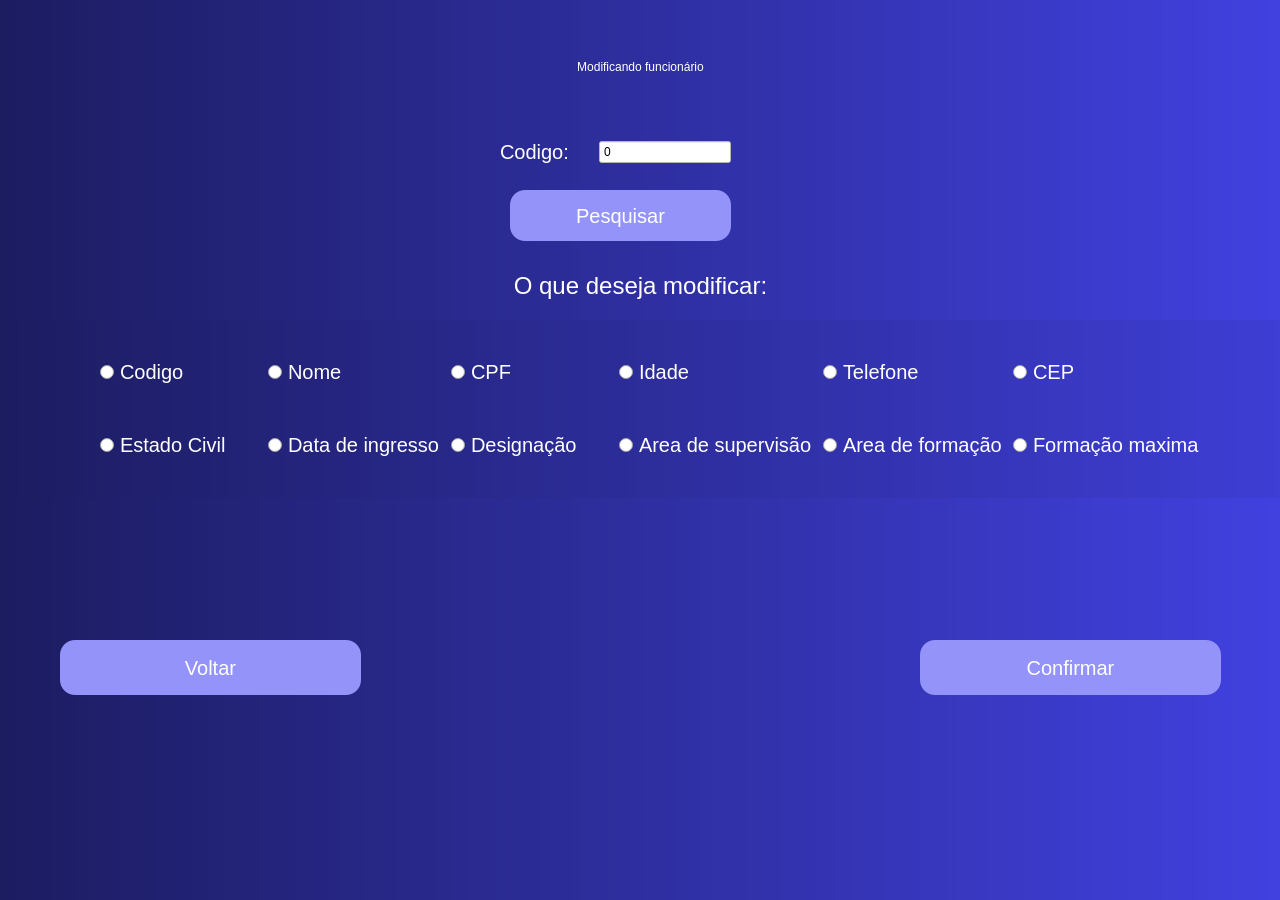
<?xml version="1.0" encoding="UTF-8"?>
<ui version="4.0">
 <class>modificarWindow</class>
 <widget class="QDialog" name="modificarWindow">
  <property name="geometry">
   <rect>
    <x>0</x>
    <y>0</y>
    <width>1280</width>
    <height>900</height>
   </rect>
  </property>
  <property name="minimumSize">
   <size>
    <width>1280</width>
    <height>0</height>
   </size>
  </property>
  <property name="maximumSize">
   <size>
    <width>1280</width>
    <height>900</height>
   </size>
  </property>
  <property name="windowTitle">
   <string>Dialog</string>
  </property>
  <property name="styleSheet">
   <string notr="true">background-color: qlineargradient(spread:pad, x1:0, y1:0, x2:1, y2:0, stop:0 rgb(28, 28, 97), stop:1 rgb(65, 65, 224));</string>
  </property>
  <widget class="QLabel" name="label">
   <property name="geometry">
    <rect>
     <x>0</x>
     <y>40</y>
     <width>1281</width>
     <height>54</height>
    </rect>
   </property>
   <property name="styleSheet">
    <string notr="true">color: rgb(255, 255, 255);
font: 36pt &quot;Arial&quot;;
background-color: qlineargradient(spread:pad, x1:0, y1:0, x2:1, y2:0, stop:0 rgb(28, 28, 97), stop:1 rgb(65, 65, 224));
text-align: &quot;center&quot;</string>
   </property>
   <property name="text">
    <string>Modificando funcionário</string>
   </property>
   <property name="alignment">
    <set>Qt::AlignCenter</set>
   </property>
  </widget>
  <widget class="QPushButton" name="pushButton">
   <property name="geometry">
    <rect>
     <x>920</x>
     <y>640</y>
     <width>301</width>
     <height>55</height>
    </rect>
   </property>
   <property name="sizePolicy">
    <sizepolicy hsizetype="Preferred" vsizetype="Preferred">
     <horstretch>0</horstretch>
     <verstretch>0</verstretch>
    </sizepolicy>
   </property>
   <property name="font">
    <font>
     <pointsize>15</pointsize>
    </font>
   </property>
   <property name="styleSheet">
    <string notr="true">background-color: rgb(147, 147, 250);
color: rgb(255, 255, 255);
border-radius: 15px;</string>
   </property>
   <property name="text">
    <string>Confirmar</string>
   </property>
  </widget>
  <widget class="QPushButton" name="pb_voltar">
   <property name="geometry">
    <rect>
     <x>60</x>
     <y>640</y>
     <width>301</width>
     <height>55</height>
    </rect>
   </property>
   <property name="sizePolicy">
    <sizepolicy hsizetype="Preferred" vsizetype="Preferred">
     <horstretch>0</horstretch>
     <verstretch>0</verstretch>
    </sizepolicy>
   </property>
   <property name="font">
    <font>
     <pointsize>15</pointsize>
    </font>
   </property>
   <property name="styleSheet">
    <string notr="true">background-color: rgb(147, 147, 250);
color: rgb(255, 255, 255);
border-radius: 15px;</string>
   </property>
   <property name="text">
    <string>Voltar</string>
   </property>
  </widget>
  <widget class="QWidget" name="formLayoutWidget_2">
   <property name="geometry">
    <rect>
     <x>0</x>
     <y>140</y>
     <width>1281</width>
     <height>29</height>
    </rect>
   </property>
   <layout class="QFormLayout" name="formLayout_2">
    <property name="horizontalSpacing">
     <number>30</number>
    </property>
    <property name="leftMargin">
     <number>500</number>
    </property>
    <property name="rightMargin">
     <number>550</number>
    </property>
    <item row="0" column="0">
     <widget class="QLabel" name="label_2">
      <property name="font">
       <font>
        <pointsize>15</pointsize>
       </font>
      </property>
      <property name="styleSheet">
       <string notr="true">background-color: none;
color: rgb(255, 255, 255);</string>
      </property>
      <property name="text">
       <string>Codigo:</string>
      </property>
     </widget>
    </item>
    <item row="0" column="1">
     <widget class="QSpinBox" name="spinBox">
      <property name="sizePolicy">
       <sizepolicy hsizetype="Minimum" vsizetype="Preferred">
        <horstretch>0</horstretch>
        <verstretch>0</verstretch>
       </sizepolicy>
      </property>
      <property name="styleSheet">
       <string notr="true">background-color: rgb(255, 255, 255);</string>
      </property>
      <property name="frame">
       <bool>true</bool>
      </property>
      <property name="buttonSymbols">
       <enum>QAbstractSpinBox::NoButtons</enum>
      </property>
     </widget>
    </item>
   </layout>
  </widget>
  <widget class="QPushButton" name="pushButton_3">
   <property name="geometry">
    <rect>
     <x>510</x>
     <y>190</y>
     <width>221</width>
     <height>51</height>
    </rect>
   </property>
   <property name="sizePolicy">
    <sizepolicy hsizetype="Preferred" vsizetype="Preferred">
     <horstretch>0</horstretch>
     <verstretch>0</verstretch>
    </sizepolicy>
   </property>
   <property name="font">
    <font>
     <pointsize>15</pointsize>
    </font>
   </property>
   <property name="styleSheet">
    <string notr="true">background-color: rgb(147, 147, 250);
color: rgb(255, 255, 255);
border-radius: 15px;</string>
   </property>
   <property name="text">
    <string>Pesquisar</string>
   </property>
  </widget>
  <widget class="QLabel" name="label_3">
   <property name="geometry">
    <rect>
     <x>0</x>
     <y>270</y>
     <width>1281</width>
     <height>31</height>
    </rect>
   </property>
   <property name="font">
    <font>
     <family>Arial</family>
     <pointsize>18</pointsize>
     <italic>false</italic>
     <bold>false</bold>
    </font>
   </property>
   <property name="styleSheet">
    <string notr="true">color: rgb(255, 255, 255);
font: 18pt &quot;Arial&quot;;
background-color: qlineargradient(spread:pad, x1:0, y1:0, x2:1, y2:0, stop:0 rgb(28, 28, 97), stop:1 rgb(65, 65, 224));
text-align: &quot;center&quot;</string>
   </property>
   <property name="text">
    <string>O que deseja modificar:</string>
   </property>
   <property name="alignment">
    <set>Qt::AlignCenter</set>
   </property>
  </widget>
  <widget class="QWidget" name="layoutWidget">
   <property name="geometry">
    <rect>
     <x>0</x>
     <y>320</y>
     <width>1405</width>
     <height>178</height>
    </rect>
   </property>
   <layout class="QGridLayout" name="gridLayout">
    <property name="leftMargin">
     <number>100</number>
    </property>
    <property name="rightMargin">
     <number>200</number>
    </property>
    <item row="0" column="0">
     <widget class="QRadioButton" name="radioButton_12">
      <property name="font">
       <font>
        <pointsize>15</pointsize>
       </font>
      </property>
      <property name="styleSheet">
       <string notr="true">background-color: none;
color: rgb(255, 255, 255);</string>
      </property>
      <property name="text">
       <string>Codigo</string>
      </property>
     </widget>
    </item>
    <item row="1" column="4">
     <widget class="QRadioButton" name="radioButton_9">
      <property name="font">
       <font>
        <pointsize>15</pointsize>
       </font>
      </property>
      <property name="styleSheet">
       <string notr="true">background-color: none;
color: rgb(255, 255, 255);</string>
      </property>
      <property name="text">
       <string>Area de formação</string>
      </property>
     </widget>
    </item>
    <item row="0" column="2">
     <widget class="QRadioButton" name="radioButton_3">
      <property name="font">
       <font>
        <pointsize>15</pointsize>
       </font>
      </property>
      <property name="styleSheet">
       <string notr="true">background-color: none;
color: rgb(255, 255, 255);</string>
      </property>
      <property name="text">
       <string>CPF</string>
      </property>
     </widget>
    </item>
    <item row="1" column="3">
     <widget class="QRadioButton" name="radioButton_5">
      <property name="font">
       <font>
        <pointsize>15</pointsize>
       </font>
      </property>
      <property name="styleSheet">
       <string notr="true">background-color: none;
color: rgb(255, 255, 255);</string>
      </property>
      <property name="text">
       <string>Area de supervisão</string>
      </property>
     </widget>
    </item>
    <item row="0" column="4">
     <widget class="QRadioButton" name="radioButton_6">
      <property name="font">
       <font>
        <pointsize>15</pointsize>
       </font>
      </property>
      <property name="styleSheet">
       <string notr="true">background-color: none;
color: rgb(255, 255, 255);</string>
      </property>
      <property name="text">
       <string>Telefone</string>
      </property>
     </widget>
    </item>
    <item row="1" column="2">
     <widget class="QRadioButton" name="radioButton_2">
      <property name="font">
       <font>
        <pointsize>15</pointsize>
       </font>
      </property>
      <property name="styleSheet">
       <string notr="true">background-color: none;
color: rgb(255, 255, 255);</string>
      </property>
      <property name="text">
       <string>Designação</string>
      </property>
     </widget>
    </item>
    <item row="1" column="1">
     <widget class="QRadioButton" name="radioButton">
      <property name="font">
       <font>
        <pointsize>15</pointsize>
       </font>
      </property>
      <property name="styleSheet">
       <string notr="true">background-color: none;
color: rgb(255, 255, 255);</string>
      </property>
      <property name="text">
       <string>Data de ingresso</string>
      </property>
     </widget>
    </item>
    <item row="0" column="1">
     <widget class="QRadioButton" name="radioButton_11">
      <property name="font">
       <font>
        <pointsize>15</pointsize>
       </font>
      </property>
      <property name="styleSheet">
       <string notr="true">background-color: none;
color: rgb(255, 255, 255);</string>
      </property>
      <property name="text">
       <string>Nome</string>
      </property>
     </widget>
    </item>
    <item row="0" column="5">
     <widget class="QRadioButton" name="radioButton_10">
      <property name="font">
       <font>
        <pointsize>15</pointsize>
       </font>
      </property>
      <property name="styleSheet">
       <string notr="true">background-color: none;
color: rgb(255, 255, 255);</string>
      </property>
      <property name="text">
       <string>CEP</string>
      </property>
     </widget>
    </item>
    <item row="0" column="3">
     <widget class="QRadioButton" name="radioButton_4">
      <property name="font">
       <font>
        <pointsize>15</pointsize>
       </font>
      </property>
      <property name="styleSheet">
       <string notr="true">background-color: none;
color: rgb(255, 255, 255);</string>
      </property>
      <property name="text">
       <string>Idade</string>
      </property>
     </widget>
    </item>
    <item row="1" column="5">
     <widget class="QRadioButton" name="radioButton_8">
      <property name="font">
       <font>
        <pointsize>15</pointsize>
       </font>
      </property>
      <property name="styleSheet">
       <string notr="true">background-color: none;
color: rgb(255, 255, 255);</string>
      </property>
      <property name="text">
       <string>Formação maxima</string>
      </property>
     </widget>
    </item>
    <item row="1" column="0">
     <widget class="QRadioButton" name="radioButton_7">
      <property name="font">
       <font>
        <pointsize>15</pointsize>
       </font>
      </property>
      <property name="styleSheet">
       <string notr="true">background-color: none;
color: rgb(255, 255, 255);</string>
      </property>
      <property name="text">
       <string>Estado Civil</string>
      </property>
     </widget>
    </item>
   </layout>
  </widget>
 </widget>
 <resources/>
 <connections/>
</ui>
